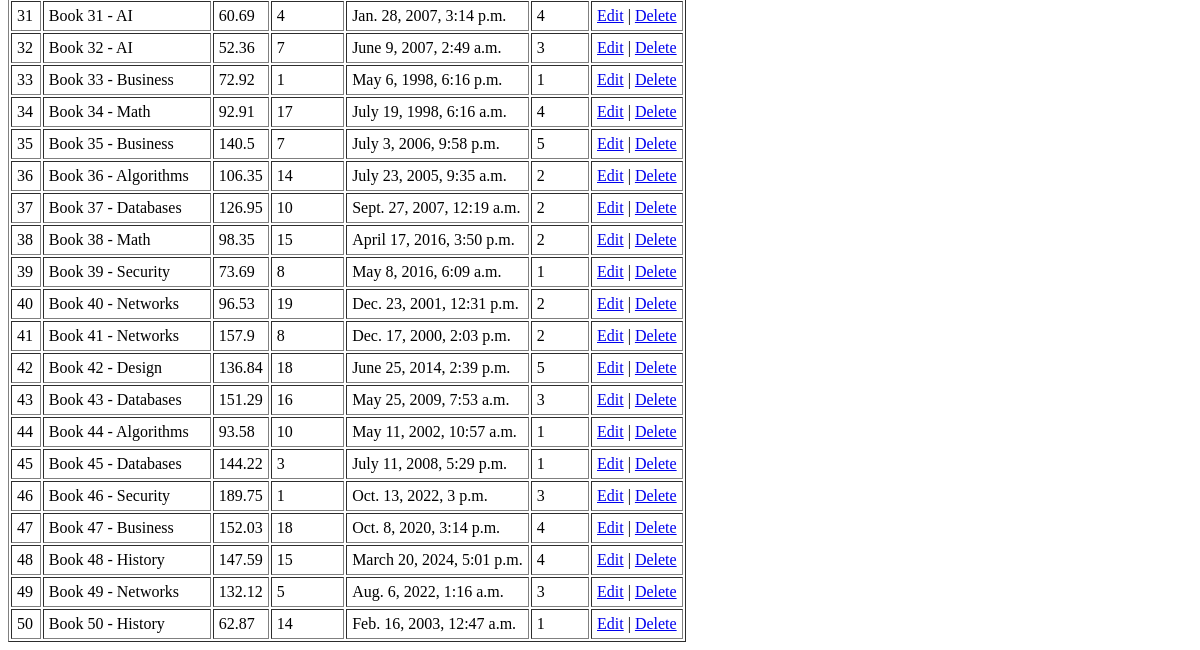
Before: /books/lab9_part2/listbooks/ (lower part) with the older database file.
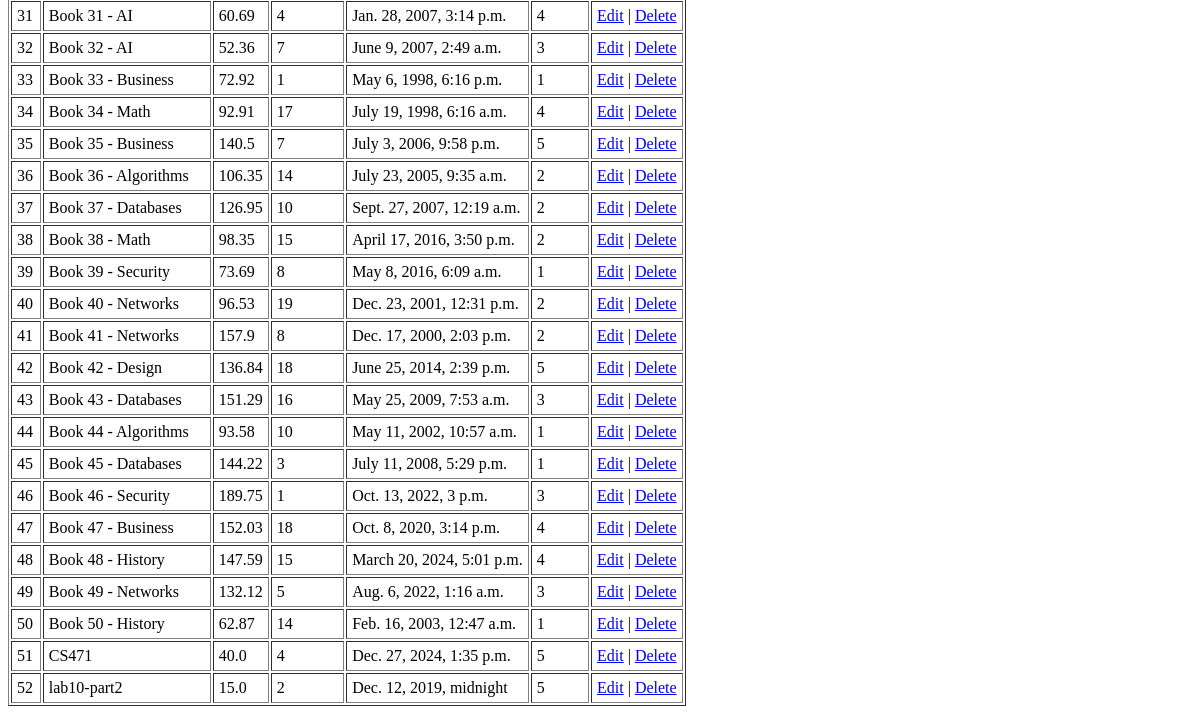
After: the same page with the newer database file.
### apps/bookmodule/models.py (models this page shows)
class Booklab(models.Model):
    title = models.CharField(max_length=100)
    price = models.FloatField(default=0.0)
    quantity = models.IntegerField(default=1)
    pubdate = models.DateTimeField()
    rating = models.SmallIntegerField(default=1)
    publisher = models.ForeignKey(Publisher, null=True, on_delete=models.SET_NULL)
    authors = models.ManyToManyField(Author)

### apps/bookmodule/views.py (the view)
# urls.py: path('lab9_part2/listbooks/', views.listbooks_p2, name='lab9_part2_listbooks'),
def listbooks_p2(request):
    books = Booklab.objects.all()
    return render(request, 'bookmodule/lab9_part2/listbooks.html', {'books': books})

### apps/templates/bookmodule/lab9_part2/listbooks.html (shortened to what this page needs)
<table border="1" cellpadding="5">
    {% for b in books %}
    <tr>
        <td>{{ b.id }}</td>
        <td>{{ b.title }}</td>
        <td>{{ b.price }}</td>
        <td>{{ b.quantity }}</td>
        <td>{{ b.pubdate }}</td>
        <td>{{ b.rating }}</td>
        <td>
            <a href="{% url 'lab9_part2_editbook' b.id %}">Edit</a> |
            <a href="{% url 'lab9_part2_deletebook' b.id %}">Delete</a>
        </td>
    </tr>
    {% empty %}
    <tr>
        <td colspan="7">No books found.</td>
    </tr>
    {% endfor %}
</table>

Changed rows visible on the page:
added Booklab: id "51", title "CS471", price "40.0", quantity "4", pubdate "Dec. 27, 2024, 1:35 p.m.", rating "5"
added Booklab: id "52", title "lab10-part2", price "15.0", quantity "2", pubdate "Dec. 12, 2019, midnight", rating "5"
